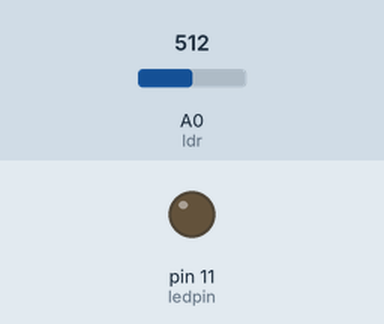
Simulated run of this sketch. Board: Arduino Uno, built with avr-gcc and run on an emulated ATmega328P. Shown: output pins drawn as LEDs (lit = HIGH). The test bench sets the inputs (shaded band); at power-on: A0 (ldr) = 512.

Above: at 1.2 s.
1.3 s: A0 (ldr) set to 104
2.8 s: A0 (ldr) set to 91
At 3.8 s:
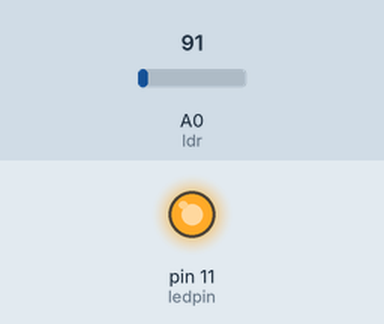
4.3 s: A0 (ldr) set to 110
At 5.0 s:
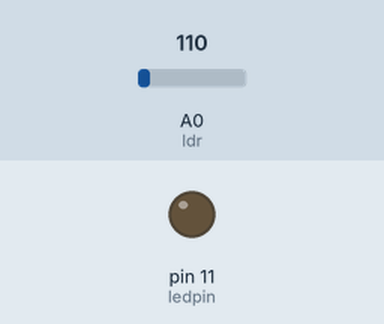
5.8 s: A0 (ldr) set to 90
At 6.1 s:
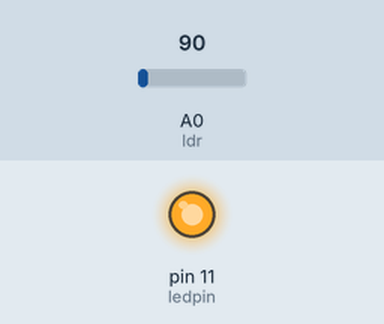
Timing chart, 0 to 8.3 s (numbered marks = the images above; inputs shaded):
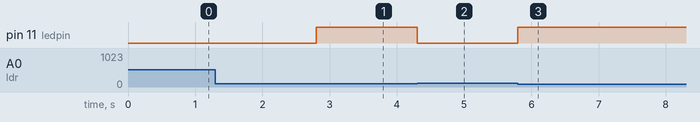

The sketch:

ldr.ino
```cpp
int ldr=A0;
int ledpin=11;
void setup() {
  // put your setup code here, to run once:
pinMode(0,INPUT);
pinMode(11,OUTPUT);
Serial.begin(9600);

}

void loop() {
  // put your main code here, to run repeatedly:
int value=analogRead(ldr);
int threshold=100;
if(value<threshold)
  digitalWrite(ledpin,HIGH);
else
  digitalWrite(ledpin,LOW);
}
```

Measured:
- the behaviour switches between 100 and 99 on A0 (ldr) (found by bisection; images 0 and 1)
- after the input at 1.3 s, every drawn part: stays the same
- after the input at 2.8 s, pin 11 (ledpin): LOW → HIGH at once
- after the input at 4.3 s, pin 11 (ledpin): HIGH → LOW at once
- after the input at 5.8 s, pin 11 (ledpin): LOW → HIGH at once
